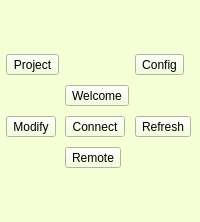
                     <widget class="QWidget" name="introPage" native="true">
                      <property name="enabled">
                       <bool>true</bool>
                      </property>
                      <property name="sizePolicy">
                       <sizepolicy hsizetype="Preferred" vsizetype="Expanding">
                        <horstretch>0</horstretch>
                        <verstretch>0</verstretch>
                       </sizepolicy>
                      </property>
                      <property name="minimumSize">
                       <size>
                        <width>0</width>
                        <height>222</height>
                       </size>
                      </property>
                      <property name="styleSheet">
                       <string notr="true">background-color: rgb(245, 255, 213);</string>
                      </property>
                      <layout class="QVBoxLayout" name="verticalLayout_13">
                       <property name="spacing">
                        <number>0</number>
                       </property>
                       <property name="leftMargin">
                        <number>0</number>
                       </property>
                       <property name="topMargin">
                        <number>0</number>
                       </property>
                       <property name="rightMargin">
                        <number>0</number>
                       </property>
                       <property name="bottomMargin">
                        <number>0</number>
                       </property>
                       <item>
                        <layout class="QVBoxLayout" name="verticalLayout_12">
                         <item>
                          <layout class="QGridLayout" name="welcomePage">
                           <property name="verticalSpacing">
                            <number>10</number>
                           </property>
                           <item row="1" column="1">
                            <widget class="QToolButton" name="toolButton_Welcome">
                             <property name="text">
                              <string>Welcome</string>
                             </property>
                             <property name="icon">
                              <iconset>
                               <disabledon>:/images/help.png</disabledon>
                              </iconset>
                             </property>
                             <property name="iconSize">
                              <size>
                               <width>40</width>
                               <height>40</height>
                              </size>
                             </property>
                             <property name="toolButtonStyle">
                              <enum>Qt::ToolButtonTextUnderIcon</enum>
                             </property>
                             <property name="autoRaise">
                              <bool>false</bool>
                             </property>
                            </widget>
                           </item>
                           <item row="0" column="0">
                            <widget class="QToolButton" name="toolButton_Project">
                             <property name="contextMenuPolicy">
                              <enum>Qt::CustomContextMenu</enum>
                             </property>
                             <property name="text">
                              <string>Project</string>
                             </property>
                             <property name="icon">
                              <iconset>
                               <disabledon>:/images/disk.png</disabledon>
                              </iconset>
                             </property>
                             <property name="iconSize">
                              <size>
                               <width>40</width>
                               <height>40</height>
                              </size>
                             </property>
                             <property name="toolButtonStyle">
                              <enum>Qt::ToolButtonTextUnderIcon</enum>
                             </property>
                            </widget>
                           </item>
                           <item row="2" column="0">
                            <widget class="QToolButton" name="toolButton_11">
                             <property name="text">
                              <string>Modify</string>
                             </property>
                             <property name="icon">
                              <iconset>
                               <disabledon>:/images/modify--database-icon-40423.png</disabledon>
                              </iconset>
                             </property>
                             <property name="iconSize">
                              <size>
                               <width>40</width>
                               <height>40</height>
                              </size>
                             </property>
                             <property name="toolButtonStyle">
                              <enum>Qt::ToolButtonTextUnderIcon</enum>
                             </property>
                            </widget>
                           </item>
                           <item row="2" column="2">
                            <widget class="QToolButton" name="toolButton_10">
                             <property name="text">
                              <string>Refresh</string>
                             </property>
                             <property name="icon">
                              <iconset>
                               <disabledon>:/images/refresh--database-icon-40430.png</disabledon>
                              </iconset>
                             </property>
                             <property name="iconSize">
                              <size>
                               <width>40</width>
                               <height>40</height>
                              </size>
                             </property>
                             <property name="toolButtonStyle">
                              <enum>Qt::ToolButtonTextUnderIcon</enum>
                             </property>
                            </widget>
                           </item>
                           <item row="2" column="1">
                            <widget class="QToolButton" name="toolButton_9">
                             <property name="toolTip">
                              <string>local</string>
                             </property>
                             <property name="toolTipDuration">
                              <number>3000</number>
                             </property>
                             <property name="whatsThis">
                              <string>ssss</string>
                             </property>
                             <property name="text">
                              <string>Connect</string>
                             </property>
                             <property name="icon">
                              <iconset>
                               <disabledon>:/images/database-server-icon-40432.png</disabledon>
                              </iconset>
                             </property>
                             <property name="iconSize">
                              <size>
                               <width>40</width>
                               <height>40</height>
                              </size>
                             </property>
                             <property name="toolButtonStyle">
                              <enum>Qt::ToolButtonTextUnderIcon</enum>
                             </property>
                            </widget>
                           </item>
                           <item row="3" column="1">
                            <widget class="QToolButton" name="toolButton_12">
                             <property name="text">
                              <string>Remote</string>
                             </property>
                             <property name="icon">
                              <iconset>
                               <disabledon>:/images/remote-server-database-icon-38967.png</disabledon>
                              </iconset>
                             </property>
                             <property name="iconSize">
                              <size>
                               <width>40</width>
                               <height>40</height>
                              </size>
                             </property>
                             <property name="toolButtonStyle">
                              <enum>Qt::ToolButtonTextUnderIcon</enum>
                             </property>
                            </widget>
                           </item>
                           <item row="0" column="2">
                            <widget class="QToolButton" name="toolButton_14">
                             <property name="text">
                              <string>Config</string>
                             </property>
                             <property name="icon">
                              <iconset>
                               <normalon>:/images/linux_conf.png</normalon>
                              </iconset>
                             </property>
                             <property name="iconSize">
                              <size>
                               <width>50</width>
                               <height>50</height>
                              </size>
                             </property>
                             <property name="toolButtonStyle">
                              <enum>Qt::ToolButtonTextUnderIcon</enum>
                             </property>
                            </widget>
                           </item>
                          </layout>
                         </item>
                        </layout>
                       </item>
                      </layout>
                     </widget>
